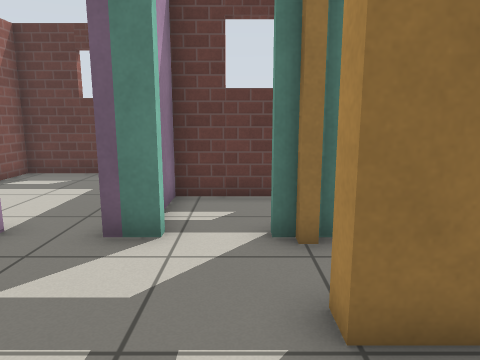
view 1 (above)

18 first-person views from a walk through a robot-simulator world made for Gazebo. The camera is 0.94 m above the floor, tilts 10° down and sees 70° across. The floor is counted in squares, 0.5 m on a side. Each view is taken from the middle of a square. On the plan, view 1 faces up. The plan holds only what a view shows up to about 17 squares ahead; the rest is blank. Gazebo's built-in surfaces are drawn with simple patterns.

view 2
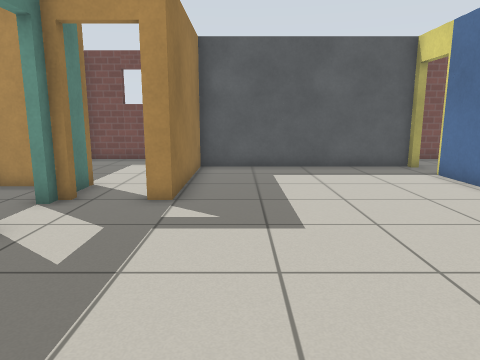

view 3
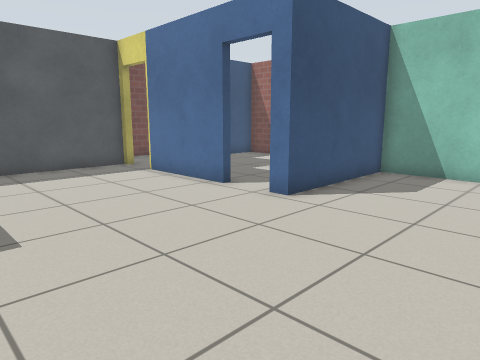

view 4
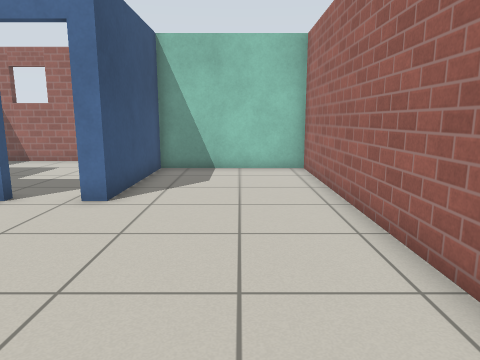

view 5
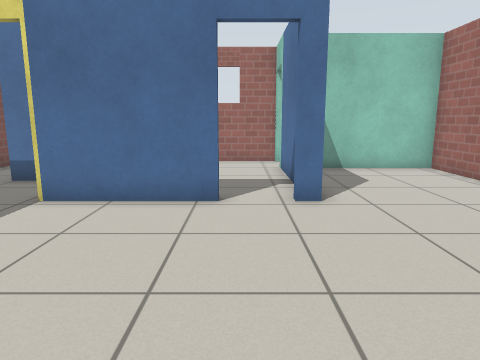

view 6
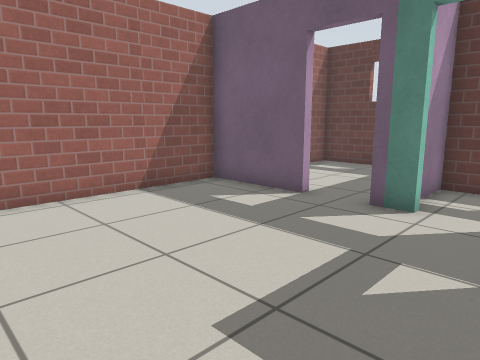

view 7
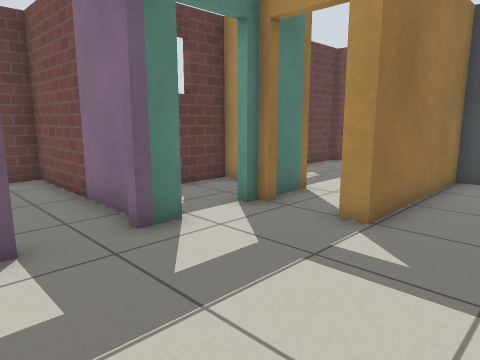

view 8
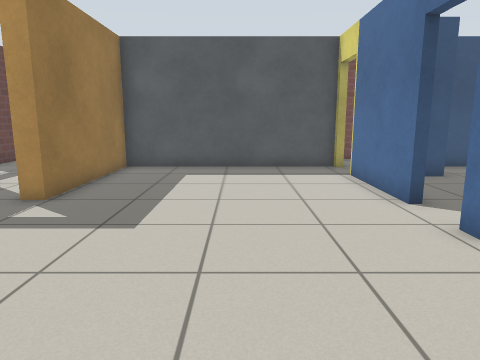

view 9
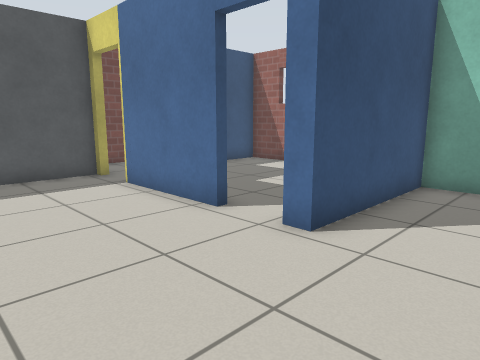

view 10
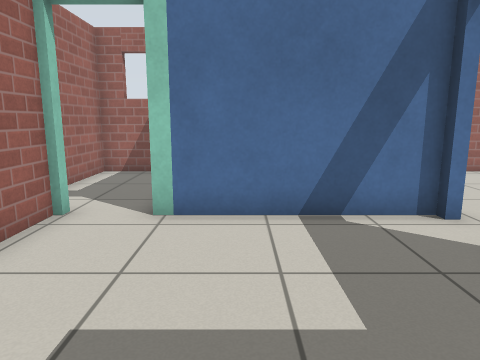

view 11
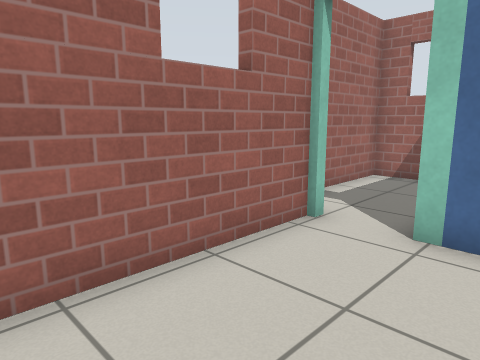

view 12
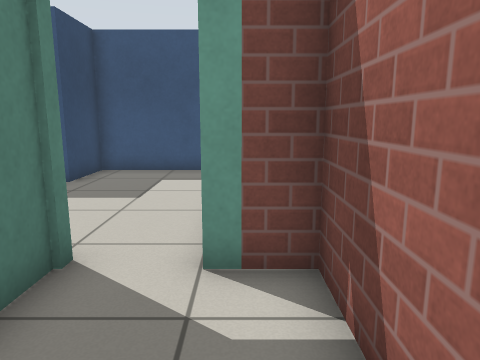

view 13
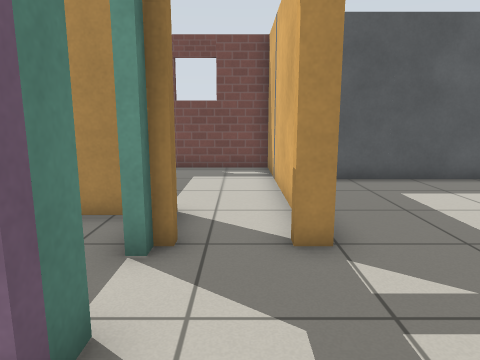

view 14
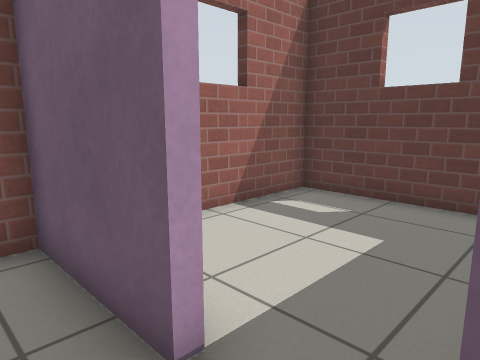

view 15
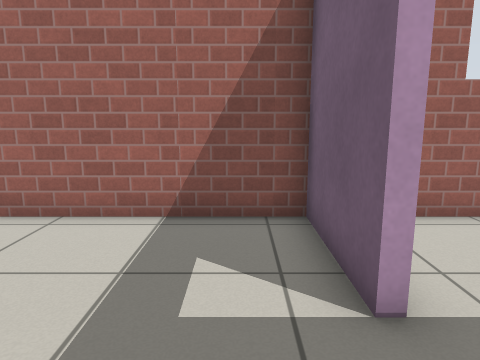

view 16
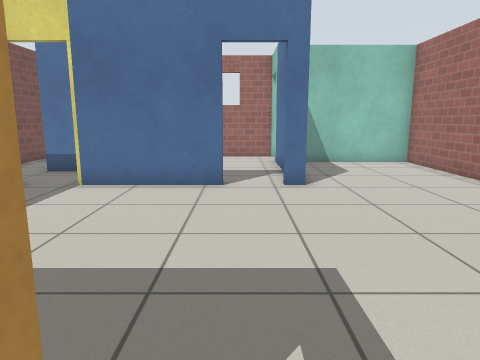

view 17
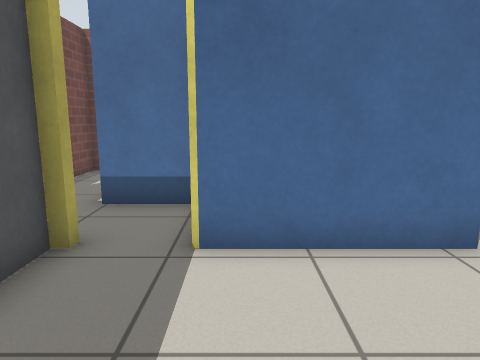

view 18
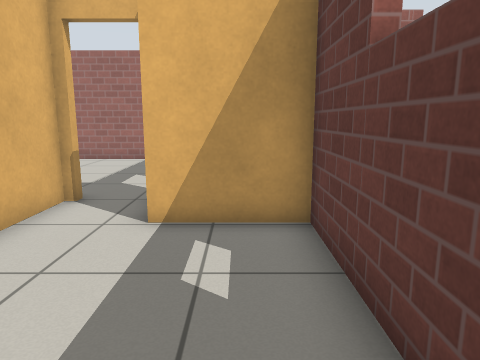

### Floor plan
Ten units are one square. View 1 is at (0, 0); x grows to the right and y downward. Boxes are objects, and circles mark ways between rooms. Rooms are numbered by the first view taken in them; rooms with no view inside come last. Other rooms are left out.
<svg viewBox="-80 -125 180 280">
<path fill="none" stroke="#000" d="M4 58 47 58M-13 -53 -23 -53M-40 -53 -75 -53 -75 113 -19 113 -19 58 -13 58M64 58 68 58 68 -26 9 -26 9 -32M-16 137 68 137 68 88 43 88 43 81M-16 60 -16 116M-75 133 -75 150 -19 150 -19 135M-16 116 -29 116M11 -29 95 -29 95 -83 29 -83 29 -53 12 -53M-19 -61 -19 -120 -75 -120 -75 -74M26 -62 26 -83 -16 -83 -16 -66"/>
<circle cx="-5" cy="60" r="3" fill="#2a7"/>
<circle cx="-33" cy="-53" r="3" fill="#2a7"/>
<circle cx="0" cy="-52" r="3" fill="#2a7"/>
<circle cx="-20" cy="125" r="3" fill="#2a7"/>
<text x="-20" y="20">1</text>
<text x="20" y="100">2</text>
<text x="-50" y="130">3</text>
<text x="60" y="-60">4</text>
<text x="-50" y="-90">5</text>
<text x="10" y="-70">6</text>
</svg>
Room 1 opens to room 2. Room 1 opens to room 5. Room 1 opens to room 6. Room 2 opens to room 3.

Where each view was taken, in squares from view 1:
view 1: 0 up, 0 right, facing up
view 2: 1 up, 7 left, facing right
view 3: 1 up, 7 left, facing down-right
view 4: 2 up, 5 left, facing down
view 5: 2 up, 0 right, facing down
view 6: 2 down, 1 right, facing up-left
view 7: 0 up, 5 left, facing up-right
view 8: 2 down, 7 left, facing right
view 9: 1 down, 5 left, facing down-right
view 10: 10 down, 5 right, facing left
view 11: 10 down, 4 right, facing down-left
view 12: 14 down, 6 left, facing right
view 13: 4 up, 4 left, facing right
view 14: 4 up, 2 left, facing up-left
view 15: 4 up, 1 left, facing left
view 16: 4 up, 0 right, facing down
view 17: 1 down, 4 right, facing down
view 18: 7 up, 9 right, facing left
